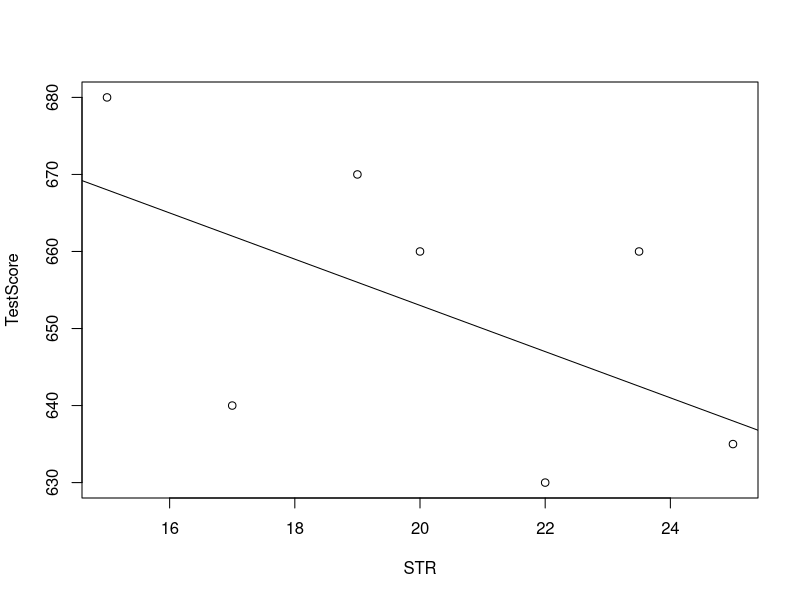
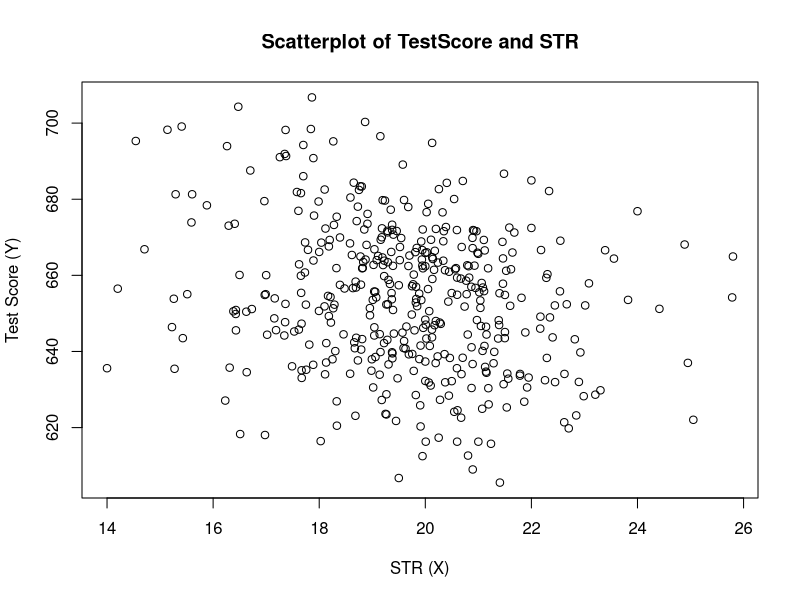
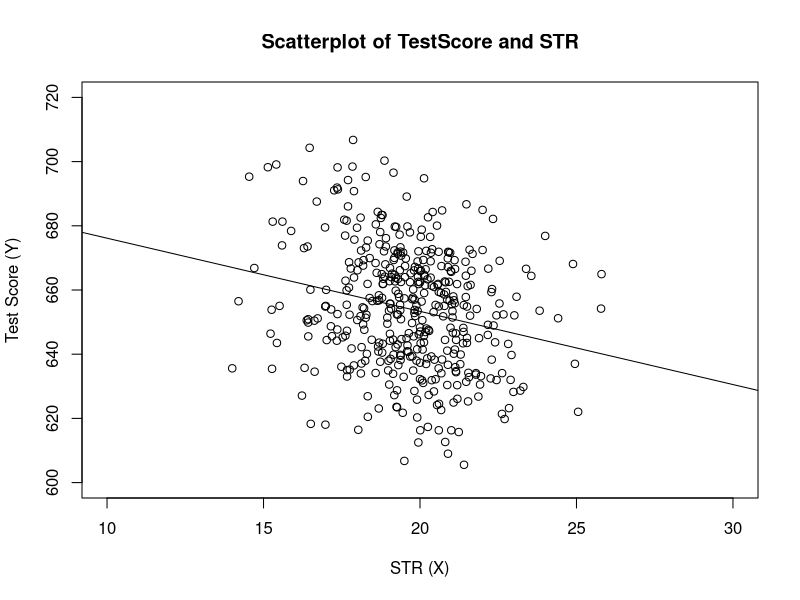
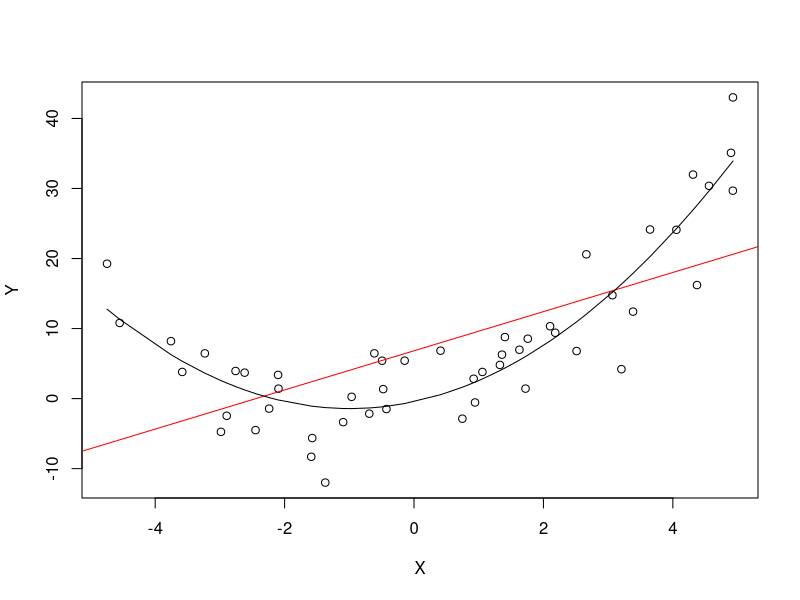
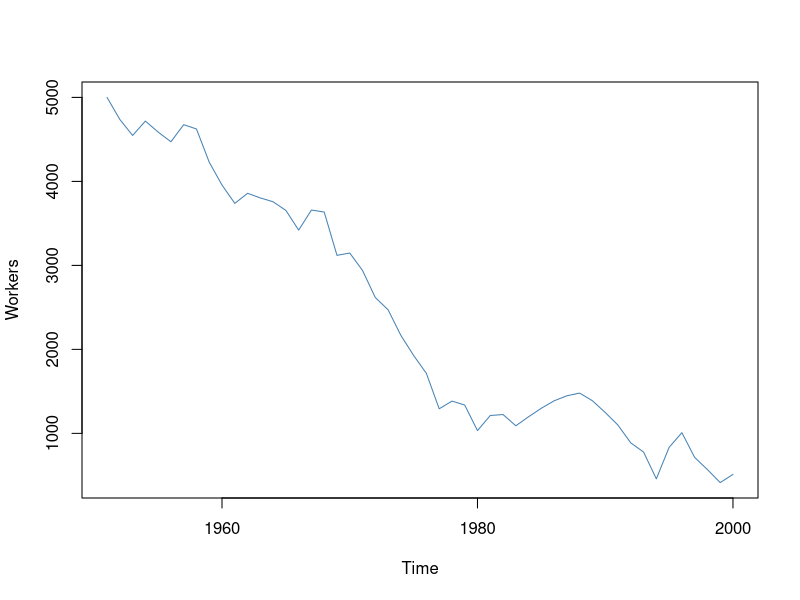
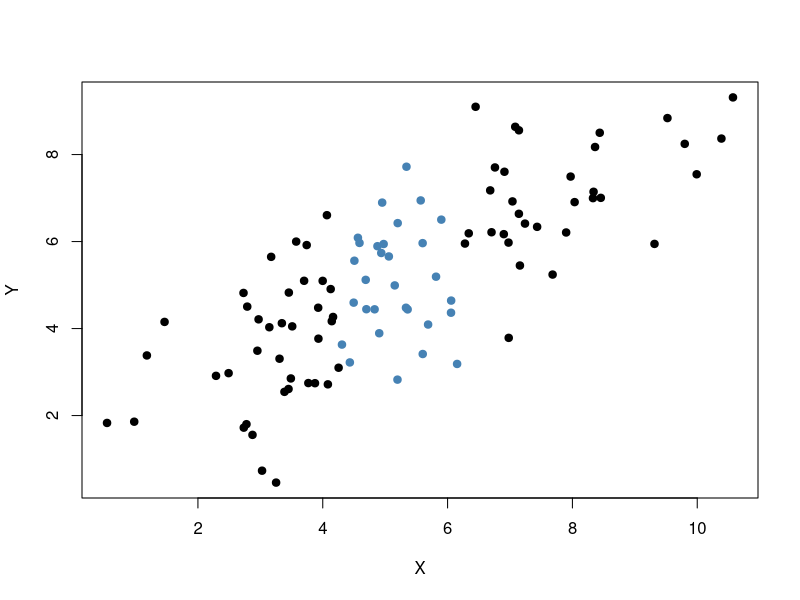
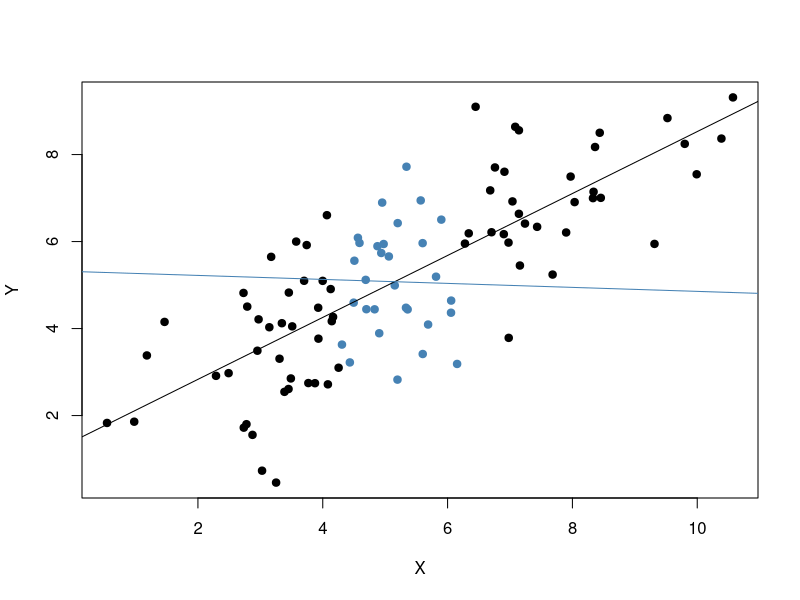
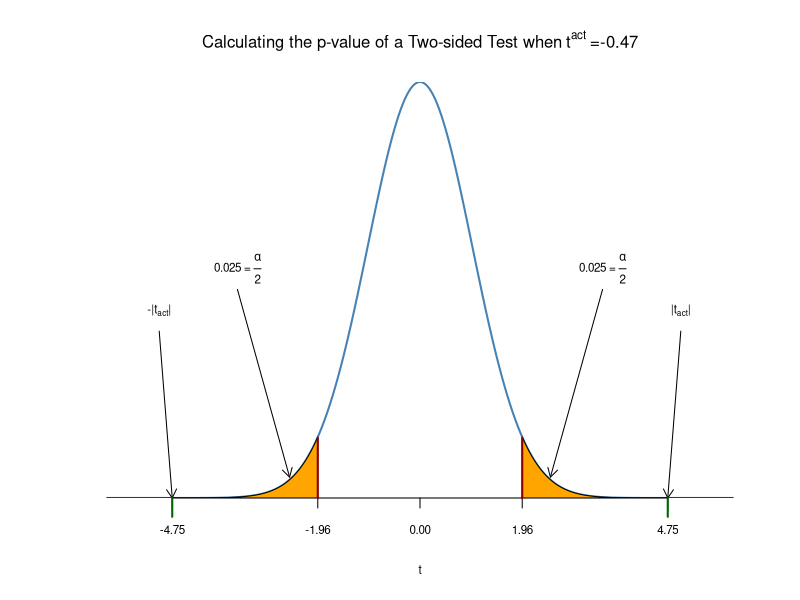

Write the R code that produced these figures, in order.
## ---- chunk 1
knitr::opts_chunk$set(collapse = TRUE, comment = ">", 
                      fig.retina = 3, warning = FALSE, message = FALSE)
## ---- chunk 2
STR <- c(15, 17, 19, 20, 22, 23.5, 25)
TestScore <- c(680, 640, 670, 660, 630, 660, 635)
plot(TestScore ~ STR)
abline(a = 713, b = -3)
## ---- chunk 3

## ---- chunk 4
library(AER)
data(CASchools)
CASchools$STR <- CASchools$students/CASchools$teachers 
CASchools$score <- (CASchools$read + CASchools$math)/2
cor(CASchools$STR, CASchools$score)
plot(score ~ STR, 
     data = CASchools,
     main = "Scatterplot of TestScore and STR", 
     xlab = "STR (X)",
     ylab = "Test Score (Y)")
## ---- chunk 5

## ---- chunk 6
linear_model <- lm(score ~ STR, data = CASchools)
plot(score ~ STR, 
     data = CASchools,
     main = "Scatterplot of TestScore and STR", 
     xlab = "STR (X)",
     ylab = "Test Score (Y)",
     xlim = c(10, 30),
     ylim = c(600, 720))

# add the regression line
abline(linear_model) 
## ---- chunk 7

## ---- chunk 8
(mod_summary <- summary(linear_model))  
## ---- chunk 9
SSR <- sum(mod_summary$residuals^2)
TSS <- sum((CASchools$score - mean(CASchools$score))^2)
(R2 <- 1 - SSR/TSS)
n <- nrow(CASchools)
(SER <- sqrt(SSR / (n-2)))
## ---- chunk 10
set.seed(321)
X <- runif(50, min = -5, max = 5)
u <- rnorm(50, sd = 5)  
Y <- X^2 + 2 * X + u                
mod_simple <- lm(Y ~ X)
prediction <- predict(lm(Y ~ X + I(X^2)), data.frame(X = sort(X)))
plot(Y ~ X)
abline(mod_simple, col = "red")
lines(sort(X), prediction)
# 无条件均值为0
mean(resid(mod_simple))
## ---- chunk 11

## ---- chunk 12
set.seed(123)
Date <- seq(as.Date("1951/1/1"), as.Date("2000/1/1"), "years")
X <- c(5000, rep(NA, length(Date)-1))
for (i in 2:length(Date)) {
    X[i] <- -50 + 0.98 * X[i-1] + rnorm(n = 1, sd = 200)
}
plot(x = Date, y = X, type = "l", 
     col = "steelblue", ylab = "Workers", 
     xlab = "Time")
## ---- chunk 13

## ---- chunk 14
# load the MASS package
library(MASS)
set.seed(4)
bvndata <- mvrnorm(100, 
                mu = c(5, 5), 
                Sigma = cbind(c(5, 4), c(4, 5))) 
colnames(bvndata) <- c("X", "Y")
bvndata <- as.data.frame(bvndata)
set1 <- subset(bvndata, abs(mean(X) - X) > 1)
set2 <- subset(bvndata, abs(mean(X) - X) <= 1)
plot(set1, 
     xlab = "X", 
     ylab = "Y", 
     pch = 19)
points(set2, 
       col = "steelblue", 
       pch = 19)
## ---- chunk 15
lm.set1 <- lm(Y ~ X, data = set1)
lm.set2 <- lm(Y ~ X, data = set2)
coef(summary(lm.set1))
coef(summary(lm.set2))
plot(set1, xlab = "X", ylab = "Y", pch = 19)
points(set2, col = "steelblue", pch = 19)
abline(lm.set1, col = "black")
abline(lm.set2, col = "steelblue") 
## ---- chunk 16
data(CASchools)
CASchools$STR <- CASchools$students/CASchools$teachers
CASchools$score <- (CASchools$read + CASchools$math)/2
linear_model <- lm(score ~ STR, data = CASchools)
summary(linear_model)$coefficients
## ---- chunk 17
t <- seq(-6, 6, 0.01)
plot(x = t, 
     y = dnorm(t, 0, 1), 
     type = "l", 
     col = "steelblue", 
     lwd = 2, 
     yaxs = "i", 
     axes = F, 
     ylab = "", 
     main = expression("Calculating the p-value of a Two-sided Test when" ~ t^act ~ "=-0.47"), 
     cex.lab = 0.7,
     cex.main = 1)

tact <- -4.75
axis(1, at = c(0, -1.96, 1.96, -tact, tact), cex.axis = 0.7)
polygon(x = c(-6, seq(-6, -1.96, 0.01), -1.96),
        y = c(0, dnorm(seq(-6, -1.96, 0.01)), 0), 
        col = 'orange')
polygon(x = c(1.96, seq(1.96, 6, 0.01), 6),
        y = c(0, dnorm(seq(1.96, 6, 0.01)), 0), 
        col = 'orange')
arrows(-3.5, 0.2, -2.5, 0.02, length = 0.1)
arrows(3.5, 0.2, 2.5, 0.02, length = 0.1)
arrows(-5, 0.16, -4.75, 0, length = 0.1)
arrows(5, 0.16, 4.75, 0, length = 0.1)
text(-3.5, 0.22, 
     labels = expression("0.025"~"="~over(alpha, 2)),
     cex = 0.7)
text(3.5, 0.22, 
     labels = expression("0.025"~"="~over(alpha, 2)),
     cex = 0.7)
text(-5, 0.18, 
     labels = expression(paste("-|",t[act],"|")), 
     cex = 0.7)
text(5, 0.18, 
     labels = expression(paste("|",t[act],"|")), 
     cex = 0.7)
rug(c(-1.96, 1.96), ticksize  = 0.145, lwd = 2, col = "darkred")
rug(c(-tact, tact), ticksize  = -0.0451, lwd = 2, col = "darkgreen")
## ---- chunk 18
confint(linear_model)
## ---- chunk 19
lm_summ <- summary(linear_model)
c("lower" = lm_summ$coef[2,1] - qt(0.975, df = lm_summ$df[2]) * lm_summ$coef[2, 2],
  "upper" = lm_summ$coef[2,1] + qt(0.975, df = lm_summ$df[2]) * lm_summ$coef[2, 2])
## ---- chunk 20
lower <- numeric(10000); upper <- numeric(10000)
for(i in 1:10000) {
  Y <- rnorm(100, mean = 5, sd = 5)
  lower[i] <- mean(Y) - 1.96 * 5 / 10
  upper[i] <- mean(Y) + 1.96 * 5 / 10
}
CIs <- cbind(lower, upper)
ID <- which(!(CIs[1:100, 1] <= 5 & 5 <= CIs[1:100, 2]))
plot(0, xlim = c(3, 7), ylim = c(1, 100), 
     ylab = "Sample", xlab = expression(mu), 
     main = "Confidence Intervals")
colors <- rep(gray(0.6), 100)
colors[ID] <- "red"
abline(v = 5, lty = 2)
for(j in 1:100) {
  lines(c(CIs[j, 1], CIs[j, 2]), 
        c(j, j), col = colors[j], 
        lwd = 2)
}

## ---- chunk 21

## ---- chunk 22
CASchools$D <- CASchools$STR < 20
plot(CASchools$D, CASchools$score, 
     pch = 20, cex = 0.5,                               
     col = "Steelblue",                       
     xlab = expression(D[i]),                
     ylab = "Test Score",
     main = "Dummy Regression")
## ---- chunk 23

## ---- chunk 24
dummy_model <- lm(score ~ D, data = CASchools)
coef(summary(dummy_model))
